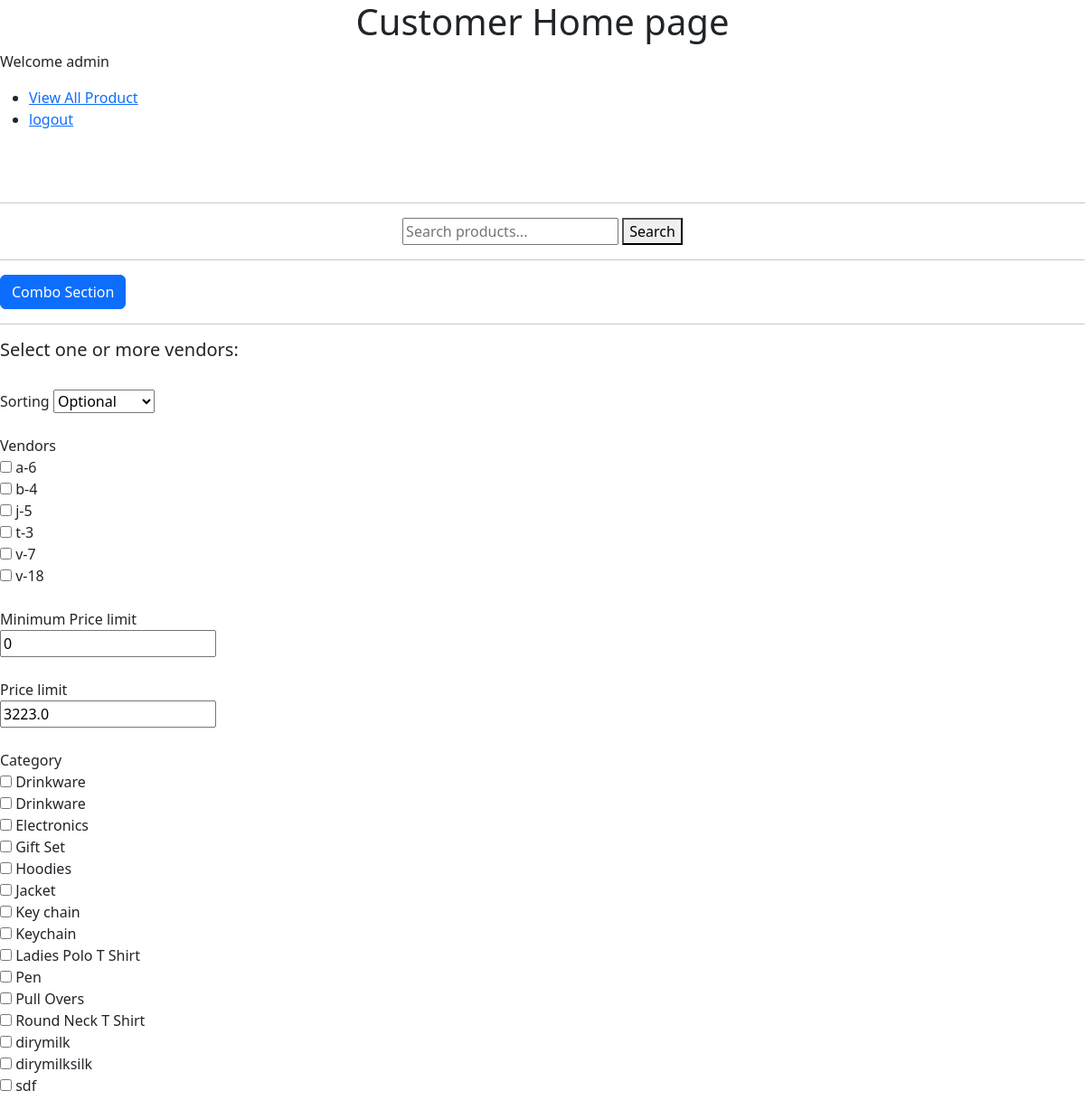
The app's page /home (signed in, upper part), older data.
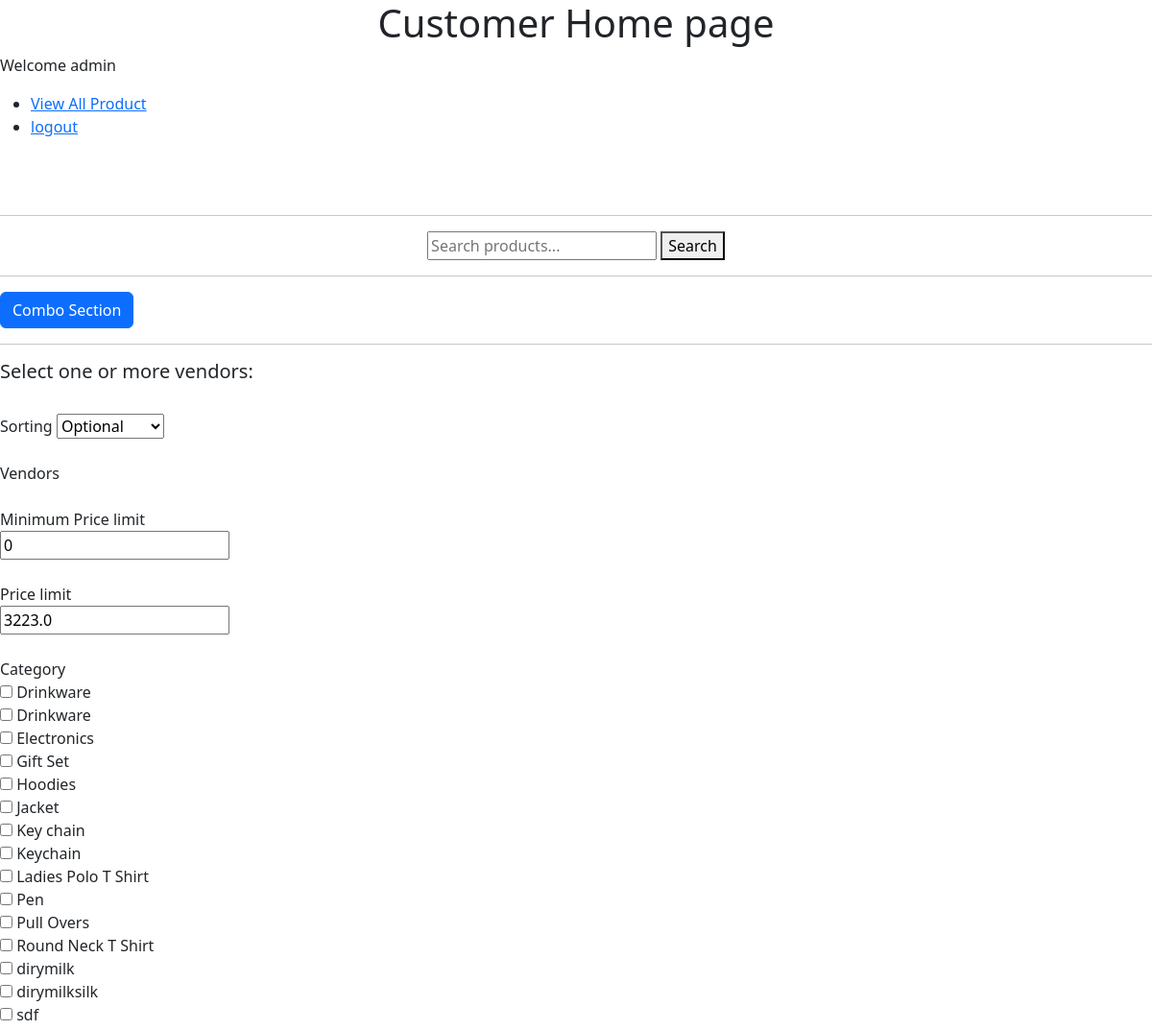
The same page, newer data.
### gridfokuzapp/models.py (models this page shows, shortened)
class AddVendors(models.Model):
    vendorname = models.CharField(max_length=30)
    ventorcode = models.CharField(max_length=30, null=True)

class AddProducts(models.Model):
    SKU = models.CharField(max_length=10, null=True)
    Vendor = models.ForeignKey(AddVendors ,on_delete=models.SET_NULL, null=True)
    Category = models.CharField(max_length=50, null=True)
    Sub_category = models.CharField(max_length=50, null=True)
    Product_Name = models.CharField(max_length=50, null=True)
    MRP = models.IntegerField(null=True)
    Vendor_Price = models.FloatField(null=True)
    Total_GF_price = models.FloatField(null=True)
    final_price = models.FloatField(null=True)
    product_image = models.ImageField(upload_to="product_images", null=True)
    discription = models.CharField(max_length=250, null=True)
    temp_discription = models.CharField(max_length=250, null=True)
    branding_category = models.CharField(max_length=50, null=True)
    profit_percentage = models.FloatField(default=0,null=True)
    branding_cost = models.FloatField(default=0, null=True)
    transportation_cost = models.FloatField(default=0, null=True)
    tax = models.FloatField(null=True)
    profit_type = models.CharField(max_length=30, null=True)
    usrinput = models.CharField(max_length=250, null=True)

### gridfokuzapp/decorators.py (the view)
    def wrapper_func(request,*args,**kwargs):
        group = None
        if request.user.groups.all().exists():
            group = request.user.groups.all()[0].name
        if group == "Admin":
            return redirect("GridHome")
        if group == "SemiAdmin":
            return redirect("SemiAdminHome")
        if group == "Employee":
            return redirect("EmployeeHome")
        else:
            return view_func(request,*args,**kwargs)

### gridfokuzapp/views.py (called while the page is built)
@Admin_only
def home(request):
    if not request.user.is_authenticated:
        return redirect('Usrlogin')
    name = request.user
    product = AddProducts.objects.all().order_by('Category')
    category = Category.objects.all().order_by("category_name")
    sub_category = SubCategory.objects.all().order_by("subcategory_name")
    vendors = AddVendors.objects.all().order_by('vendorname')
    price = [p.Total_GF_price for p in product]
    limit = max(price)
    return render(request, "Customer/home.html", {"name":name,
                                         "product":product,
                                         "category":category,
                                         "sub_category":sub_category,
                                         "vendors":vendors,
                                         "limit":limit})

### templates/Customer/home.html (shortened to what this page needs)
<!DOCTYPE html>
<html lang="en">
<head>
    <link href="https://cdn.jsdelivr.net/npm/bootstrap@5.2.3/dist/css/bootstrap.min.css" rel="stylesheet">
</head>
<body>
    <h1 style="text-align:center">Customer Home page</h1>
    <p>Welcome {{name}}</p>
    <ul>
            <li><a href="CustomerViewAllProducts">View All Product</a></li>
            <li><a href="logout">logout</a></li>
    </ul><br><br>
    <hr>
    <div class="searchform">
        <form action="{% url 'Customer_product_list' %}" method="GET">
            <input type="text" name="search" placeholder="Search products...">
            <button type="submit">Search</button>
        </form>
    </div>
    <hr>
    <div class="combo">
        <a class="btn btn-primary" href="Customer_Combo">Combo Section</a>
    </div>
    <hr>
    <h5>Select one or more vendors:</h5>
    <form action="Customer_sort_products" method="post">
        <br><label>Sorting</label>
        <select name="sorting">
            <option value="null">Optional</option>
        </select><br><br>
        <label>Vendors</label><br>
        {% for vendor in vendors %}
        <input type="checkbox" name="vendor" value="{{ vendor.vendorname }}"> {{ vendor.ventorcode }}<br>
        {% endfor %}<br>
        <label>Minimum Price limit</label><br>
        <input type="number" name="min_limit" placeholder="Enter your Minimum limit" value="0" step="0.001" required><br><br>
        <label>Price limit</label><br>
        <input type="number" name="limit" placeholder="Enter your limit" value="{{limit}}" step="0.0001" required><br><br>
        <label>Category</label><br>
        {% for i in product %}
        <input type="checkbox" name="category" value="{{ i.Category }}"> {{ i.Category }}<br>
        {% endfor %}<br>
        <label>Sub Category</label><br>
        {% for i in product %}
        <input type="checkbox" name="sub_category" value="{{ i.Sub_category }}"> {{ i.Sub_category }}<br>
        {% endfor %}<br>
    </form>
</body>
</html>

Row changes from the older to the newer data that the page shows:
removed AddVendors: ventorcode "a-6"
removed AddVendors: ventorcode "b-4"
removed AddVendors: ventorcode "j-5"
removed AddVendors: ventorcode "t-3"
removed AddVendors: ventorcode "v-7"
removed AddVendors: ventorcode "v-18"
